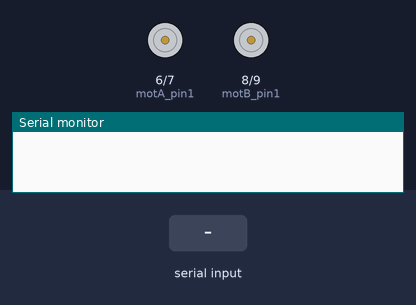
Recording of a sketch running on a simulated Arduino Uno, built with avr-gcc and run on an emulated ATmega328P. On the bench: motor-driver pin pairs drawn as motors (green arrow = first pin HIGH = forward, orange = second pin HIGH = backward, longer = more drive), the last lines printed to the serial monitor. The test bench sets the inputs (shaded band).

Above: at 1.2 s.
1.3 s: "F" received over Serial
At 1.9 s:
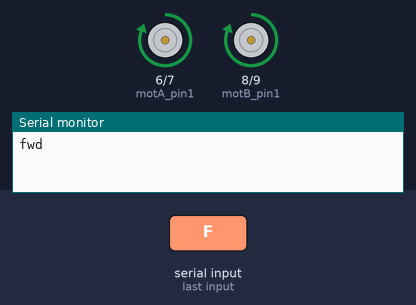
2.8 s: byte 72 (72) received over Serial
At 3.1 s:
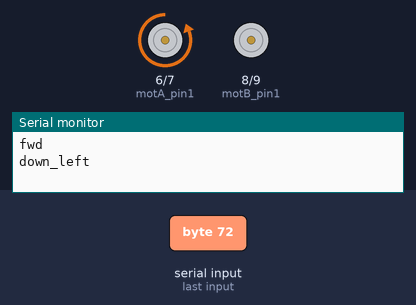
4.3 s: byte 74 (74) received over Serial
At 5.4 s:
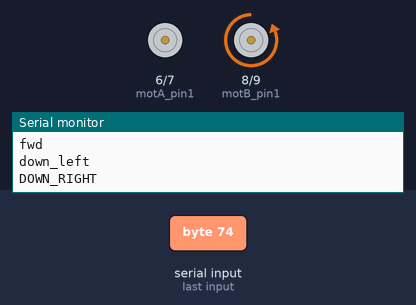
5.8 s: "L" received over Serial
At 6.6 s:
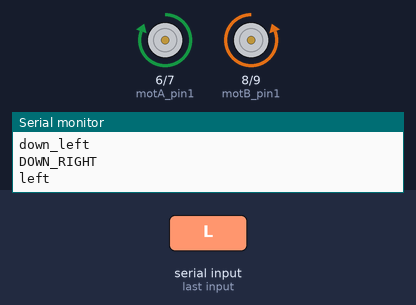
7.3 s: "R" received over Serial
At 7.7 s:
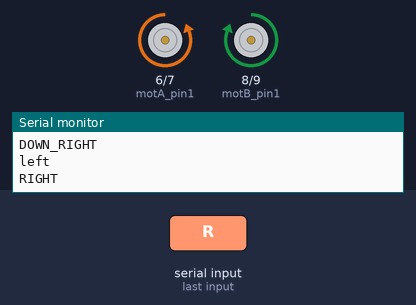
8.8 s: "B" received over Serial
At 10.1 s:
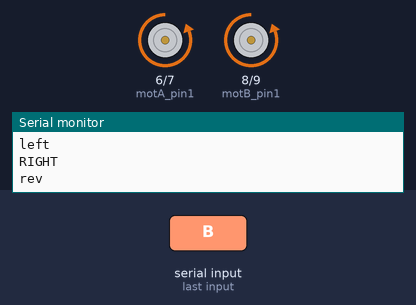
Timing chart, 0 to 11.3 s (numbered marks = the images above; inputs shaded):
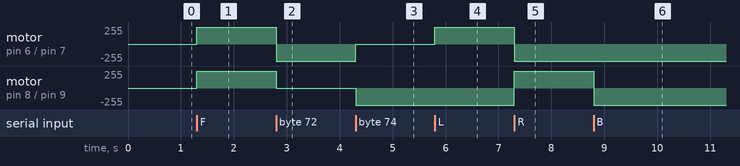

The sketch:

ENISO_TEAM12.ino
```cpp
const int motA_pin1=6;               //motor right

const int motA_pin2=7;

//--
const int motB_pin1=8;             // motor left

const int motB_pin2=9;

int command=0;  //variable to save data received from bluetooth


void setup() {
  Serial.begin(9600);
  // set the pins in read or write mode
pinMode (motA_pin1,OUTPUT);


pinMode (motA_pin2,OUTPUT);


//--
pinMode (motB_pin1,OUTPUT);


pinMode (motB_pin2,OUTPUT);


}

// function
void FWD() {
digitalWrite(motA_pin1,HIGH);


digitalWrite(motA_pin2,LOW);


//--
digitalWrite(motB_pin1,HIGH);

digitalWrite(motB_pin2,LOW);
Serial.println("fwd");
}

void LEFT() {

digitalWrite(motA_pin1,HIGH);

digitalWrite(motA_pin2,LOW);

//--

digitalWrite(motB_pin1,LOW);


digitalWrite(motB_pin2,HIGH);

Serial.println("left");
}
void RIGHT() {

digitalWrite(motA_pin1,LOW);


digitalWrite(motA_pin2,HIGH);

//--

digitalWrite(motB_pin1,HIGH);


digitalWrite(motB_pin2,LOW);

Serial.println("RIGHT");
}
void REV() {
digitalWrite(motA_pin1,LOW);


digitalWrite(motA_pin2,HIGH);


//--
digitalWrite(motB_pin1,LOW);


digitalWrite(motB_pin2,HIGH);


Serial.println("rev");
}
void UP_LEFT(){

digitalWrite(motA_pin1,HIGH);

digitalWrite(motA_pin2,LOW);

//--

digitalWrite(motB_pin1,LOW);

digitalWrite(motB_pin2,LOW);

Serial.println("up_left");
}
void UP_RIGHT() {
digitalWrite(motA_pin1,LOW);

digitalWrite(motA_pin2,LOW);

//--
digitalWrite(motB_pin1,HIGH);

digitalWrite(motB_pin2,LOW);

Serial.println("UP_RIGHT");
}
void DOWN_RIGHT() {

digitalWrite(motA_pin1,LOW);

digitalWrite(motA_pin2,LOW);

//--

digitalWrite(motB_pin1,LOW);

digitalWrite(motB_pin2,HIGH);

Serial.println("DOWN_RIGHT");
}
void DOWN_LEFT(){
digitalWrite(motA_pin1,LOW);

digitalWrite(motA_pin2,HIGH);

//--
digitalWrite(motB_pin1,LOW);

digitalWrite(motB_pin2,LOW);

Serial.println("down_left");
}
void STOP(){
digitalWrite(motA_pin1,LOW);

digitalWrite(motA_pin2,LOW);

//--
digitalWrite(motB_pin1,LOW);

digitalWrite(motB_pin2,LOW);

Serial.println("stop");
}


void loop() {
  if (Serial.available()>0){
command=Serial.read();      /// read data from blutooth app
if ( command==70)          //choose function for each button
FWD();
else if ( command==76)
LEFT();
else if ( command==82)
RIGHT();
else if ( command==66)
REV();
else if ( command==71)
UP_LEFT();
else if ( command==73)
UP_RIGHT();
else if ( command==72)
DOWN_LEFT();
else if ( command==74)
DOWN_RIGHT();
else
STOP();
  }
}
```

Measured:
- after the input at 1.3 s, motor on pin 6 (motA_pin1) / pin 7 (motA_pin2), motor on pin 8 (motB_pin1) / pin 9 (motB_pin2): stopped → forward 255/255 at once
- after the input at 2.8 s, motor on pin 6 (motA_pin1) / pin 7 (motA_pin2): forward 255/255 → backward 255/255 at once; motor on pin 8 (motB_pin1) / pin 9 (motB_pin2): forward 255/255 → stopped at once
- after the input at 4.3 s, motor on pin 6 (motA_pin1) / pin 7 (motA_pin2): backward 255/255 → stopped at once; motor on pin 8 (motB_pin1) / pin 9 (motB_pin2): stopped → backward 255/255 at once
- after the input at 5.8 s, motor on pin 6 (motA_pin1) / pin 7 (motA_pin2): stopped → forward 255/255 at once
- after the input at 7.3 s, motor on pin 6 (motA_pin1) / pin 7 (motA_pin2): forward 255/255 → backward 255/255 at once; motor on pin 8 (motB_pin1) / pin 9 (motB_pin2): backward 255/255 → forward 255/255 at once
- after the input at 8.8 s, motor on pin 8 (motB_pin1) / pin 9 (motB_pin2): forward 255/255 → backward 255/255 at once
